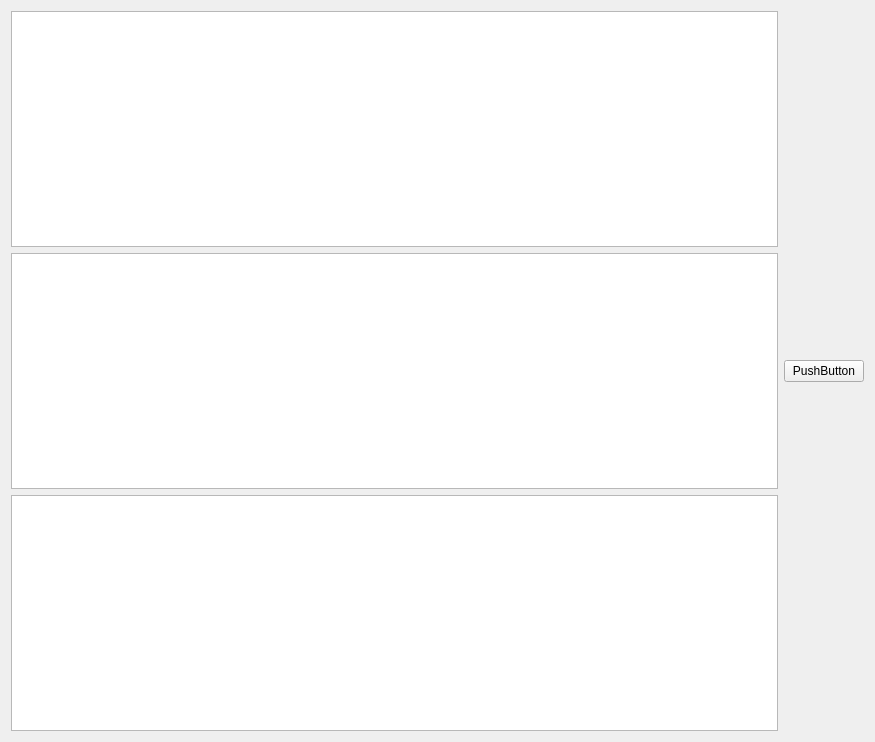
<?xml version="1.0" encoding="UTF-8"?>
<ui version="4.0">
 <class>Form</class>
 <widget class="QWidget" name="Form">
  <property name="geometry">
   <rect>
    <x>0</x>
    <y>0</y>
    <width>875</width>
    <height>742</height>
   </rect>
  </property>
  <property name="windowTitle">
   <string>Form</string>
  </property>
  <layout class="QGridLayout" name="gridLayout">
   <item row="0" column="0">
    <layout class="QHBoxLayout" name="horizontalLayout">
     <item>
      <layout class="QVBoxLayout" name="verticalLayout">
       <item>
        <widget class="QTableView" name="tableView"/>
       </item>
       <item>
        <widget class="QTableView" name="tableView_2"/>
       </item>
       <item>
        <widget class="QColumnView" name="columnView"/>
       </item>
      </layout>
     </item>
     <item>
      <widget class="QPushButton" name="pushButton">
       <property name="text">
        <string>PushButton</string>
       </property>
      </widget>
     </item>
    </layout>
   </item>
  </layout>
 </widget>
 <resources/>
 <connections/>
</ui>
